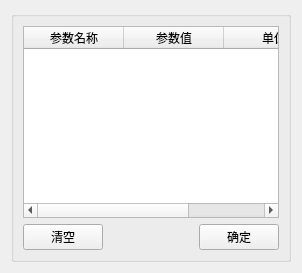
           <widget class="QWidget" name="page_2">
            <layout class="QHBoxLayout" name="horizontalLayout_25">
             <item>
              <widget class="QGroupBox" name="groupBox_5">
               <property name="title">
                <string/>
               </property>
               <layout class="QHBoxLayout" name="horizontalLayout_16">
                <item>
                 <layout class="QVBoxLayout" name="verticalLayout_5" stretch="20,1">
                  <item>
                   <widget class="QTableWidget" name="tableWidget_para">
                    <property name="sizePolicy">
                     <sizepolicy hsizetype="Expanding" vsizetype="Expanding">
                      <horstretch>0</horstretch>
                      <verstretch>0</verstretch>
                     </sizepolicy>
                    </property>
                    <attribute name="verticalHeaderVisible">
                     <bool>false</bool>
                    </attribute>
                    <column>
                     <property name="text">
                      <string>参数名称</string>
                     </property>
                    </column>
                    <column>
                     <property name="text">
                      <string>参数值</string>
                     </property>
                    </column>
                    <column>
                     <property name="text">
                      <string>单位</string>
                     </property>
                    </column>
                   </widget>
                  </item>
                  <item>
                   <layout class="QHBoxLayout" name="horizontalLayout_11">
                    <item>
                     <widget class="QPushButton" name="pushButton_9">
                      <property name="text">
                       <string>清空</string>
                      </property>
                     </widget>
                    </item>
                    <item>
                     <spacer name="horizontalSpacer_5">
                      <property name="orientation">
                       <enum>Qt::Horizontal</enum>
                      </property>
                      <property name="sizeHint" stdset="0">
                       <size>
                        <width>40</width>
                        <height>20</height>
                       </size>
                      </property>
                     </spacer>
                    </item>
                    <item>
                     <widget class="QPushButton" name="pushButton_8">
                      <property name="text">
                       <string>确定</string>
                      </property>
                     </widget>
                    </item>
                   </layout>
                  </item>
                 </layout>
                </item>
               </layout>
              </widget>
             </item>
            </layout>
           </widget>
